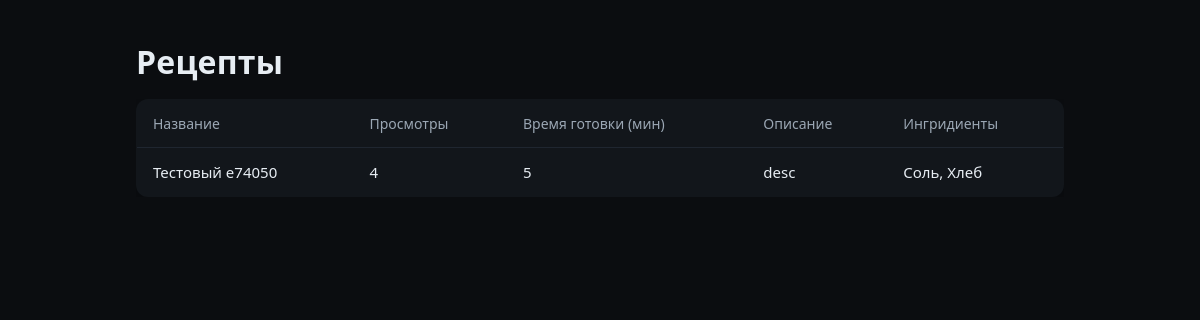
Page /recipes/2 on the committed database.
### hw1/models.py (models this page shows, shortened)
class Recipe(Base):
    __tablename__ = "recipes"
    id: Mapped[int] = mapped_column(primary_key=True)
    name: Mapped[str] = mapped_column(unique=True)
    views: Mapped[int] = mapped_column(default=0)
    cook_time: Mapped[int]
    description: Mapped[str]
    ingredients: Mapped[list["Ingredient"]] = relationship(
        back_populates="recipe",
        cascade="all, delete-orphan",
        lazy="selectin",
    )

### hw1/routes.py (the view)
@router.get(
    "/recipes/{recipe_id}",
    summary="Получить рецепт по ID",
    response_class=HTMLResponse,
)
async def recipe_detail(
    recipe_id: int,
    request: Request,
    session: AsyncSession = Depends(get_session),
) -> Any:
    await session.execute(
        update(Recipe).where(Recipe.id == recipe_id).values(views=Recipe.views + 1)
    )
    await session.commit()
    statement = (
        select(Recipe)
        .options(selectinload(Recipe.ingredients))
        .where(Recipe.id == recipe_id)
    )
    result = await session.execute(statement)
    recipes = result.scalars().all()
    rows = [
        [
            row.name,
            row.views,
            row.cook_time,
            row.description,
            ", ".join(ingredient.name for ingredient in row.ingredients),
        ]
        for row in recipes
    ]
    return templates.TemplateResponse(request, "recipe_detail.html", {"rows": rows})

### hw1/templates/recipe_detail.html (shortened to what this page needs)
{% extends "base.html" %}
{% from "partials/table.html" import render_table %}
{% block content %}
  <h1>Рецепты</h1>
  <div class="table-responsive">
    {{ render_table(
      ["Название", "Просмотры", "Время готовки (мин)", "Описание", "Ингридиенты"],
      rows,
      classes="table table--hover",
      links=links
    ) }}
  </div>
{% endblock %}

### hw1/templates/partials/table.html
{% macro render_table(headers, rows, classes="table table--hover", links=None) %}
<table class="{{ classes }}">
  <thead>
    <tr>
      {% for h in headers %}<th>{{ h }}</th>{% endfor %}
    </tr>
  </thead>
  <tbody>
    {% if rows and rows|length %}
      {% for row in rows %}
        {% if links and links[loop.index0] %}
          <tr class="row-link" onclick="window.location='{{ links[loop.index0] }}'">
        {% else %}
          <tr>
        {% endif %}
          {% for cell in row %}
            <td>{{ cell }}</td>
          {% endfor %}
        </tr>
      {% endfor %}
    {% else %}
      <tr><td colspan="{{ headers|length }}" class="empty">Нет данных</td></tr>
    {% endif %}
  </tbody>
</table>
{% endmacro %}

### hw1/static/styles.css (style rules this page uses)
:root { --bg:#0b0d10; --surface:#12161b; --text:#e7edf3; --muted:#9ba7b4; --accent:#52a8ff; --grid:#1f2630; }
* { box-sizing: border-box; }
html,body { margin:0; padding:0; background:var(--bg); color:var(--text); font-family:system-ui,-apple-system,"Segoe UI",Roboto,Arial,sans-serif; }
h1 { margin: 0 0 16px; font-weight: 600; letter-spacing: 0.2px; }
.table-responsive { width: 100%; overflow-x: auto; }
.table { width: 100%; border-collapse: collapse; background: var(--surface); border: 1px solid var(--grid); border-radius: 12px; overflow: hidden; box-shadow: 0 6px 24px rgba(0,0,0,0.25); }
.table thead th { text-align: left; padding: 14px 16px; border-bottom: 1px solid var(--grid); color: var(--muted); font-weight: 500; font-size: 14px; }
.table tbody td { padding: 14px 16px; border-bottom: 1px solid var(--grid); font-size: 15px; }
tbody tr:last-child td { border-bottom: none; }

### rows in the picture
Recipe: name "Тестовый e74050", row "4" "5" "Соль, Хлеб", description "desc"

### other values in the picture
{{ h }} "Название" "Просмотры" "Время готовки (мин)" "Описание" "Ингридиенты"
